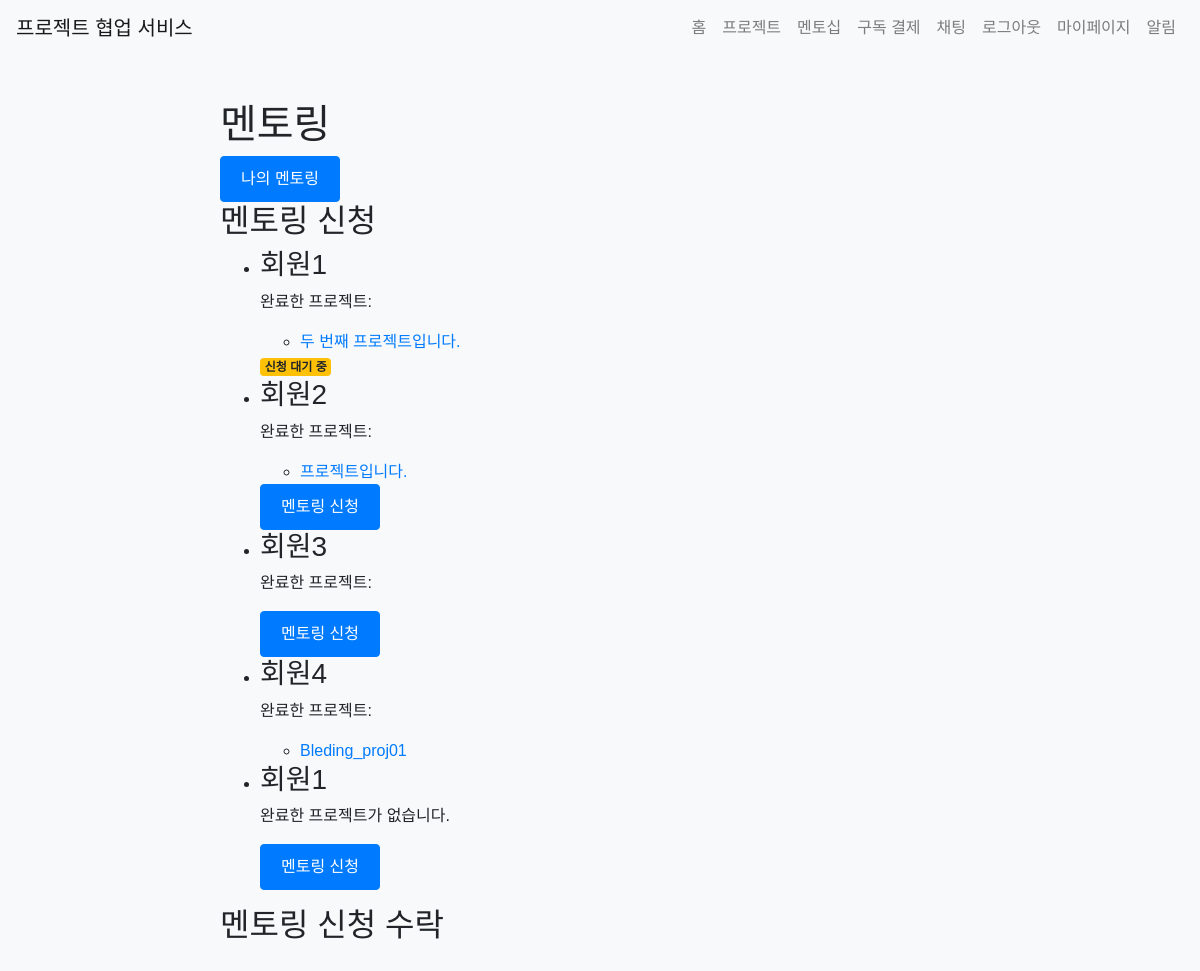
Screenshot of /mentorship/ (signed in) with the database file from the repository.
### app/models.py (models this page shows)
class User(UserMixin, db.Model):
    id = db.Column(db.Integer, primary_key=True)
    name = db.Column(db.String(100), nullable=False)
    email = db.Column(db.String(120), unique=True, nullable=False)
    password = db.Column(db.String(255), nullable=False)
    bio = db.Column(db.Text)
    chat_rooms = db.relationship('ChatRoom', secondary='chat_room_participant', back_populates='participants', overlaps="chat_room_participants", viewonly = True)
    chat_room_participants = db.relationship('ChatRoomParticipant', back_populates='user', overlaps="chat_rooms,participants")
    notifications = db.relationship('Notification', back_populates='user', lazy=True)
    projects = db.relationship('Project', secondary='project_participant', back_populates='participants', overlaps="project_participants")
    subscription = db.relationship('Subscription', back_populates='subscriber', uselist=False)
    created_projects = db.relationship('Project', back_populates='client', lazy=True, foreign_keys='Project.client_id')
    mentees = db.relationship('User',
                              secondary=mentorship_mentor,
                              primaryjoin=(mentorship_mentor.c.mentor_id == id),
                              secondaryjoin=(mentorship_mentor.c.mentee_id == id),
                              backref=db.backref('mentors', lazy='dynamic'),
                              lazy='dynamic')
    pending_mentees = db.relationship('User',
                                    secondary=mentorship_mentee,
                                    primaryjoin=(mentorship_mentee.c.mentor_id == id),
                                    secondaryjoin=(mentorship_mentee.c.mentee_id == id),
                                    backref=db.backref('pending_mentors', lazy='dynamic'),
                                    lazy='dynamic')
    project_participants = db.relationship('ProjectParticipant', back_populates='user', lazy=True, overlaps="projects")

class Project(db.Model):
    id = db.Column(db.Integer, primary_key=True)
    title = db.Column(db.String(100), nullable=False)
    description = db.Column(db.Text, nullable=False)
    start_date = db.Column(db.Date, nullable=False)
    end_date = db.Column(db.Date, nullable=False)
    created_at = db.Column(db.DateTime, default=datetime.utcnow)
    client_id = db.Column(db.Integer, db.ForeignKey('user.id'), nullable=False)
    client = db.relationship('User', back_populates='created_projects')
    completed = db.Column(db.Boolean, default=False)
    participants = db.relationship('User', secondary='project_participant', back_populates='projects', overlaps="project_participants")
    project_participants = db.relationship('ProjectParticipant', back_populates='project', lazy=True, overlaps="participants,projects")
    overview = db.Column(db.Text)
    requirements = db.Column(db.Text)
    flowchart = db.Column(db.Text)
    timeline = db.Column(db.Text)
    github_repo = db.Column(db.String(200))

### app/views/mentorship.py (the view)
@bp.route('/')
@login_required
def index():
    users = User.query.all()
    request_form = RequestMentorshipForm()
    accept_form = AcceptMentorshipForm()
    return render_template('mentorship/index.html', users=users, request_form=request_form, accept_form=accept_form)

### app/forms.py
class RequestMentorshipForm(FlaskForm):
    submit = SubmitField('멘토링 신청')

class AcceptMentorshipForm(FlaskForm):
    submit = SubmitField('멘토링 수락')

### app/__init__.py (called while the page is built)
@login_manager.user_loader
def load_user(user_id):
    if user_id is not None:
        return User.query.get(int(user_id))
    return None

### app/templates/mentorship/index.html (shortened to what this page needs)
{% extends 'base.html' %}
{% block content %}
<h1>멘토링</h1>
<a href="{{ url_for('mentorship.my_mentoring') }}" class="btn btn-primary">나의 멘토링</a>
<h2>멘토링 신청</h2>
<ul>
  {% for user in users %}
    <li>
      <h3>{{ user.name }}</h3>
      {% if user.created_projects %}
        <p>완료한 프로젝트:</p>
        <ul>
          {% for project in user.created_projects|selectattr('completed') %}
            <li>
              <a href="{{ url_for('project.detail', project_id=project.id) }}">{{ project.title }}</a>
            </li>
          {% endfor %}
        </ul>
      {% else %}
        <p>완료한 프로젝트가 없습니다.</p>
      {% endif %}
      {% if user != current_user %}
        {% if user in current_user.mentors %}
          <span class="badge bg-secondary">멘토링 중</span>
        {% elif user not in current_user.pending_mentors %}
          <form action="{{ url_for('mentorship.request_mentorship', mentor_id=user.id) }}" method="post">
            {{ request_form.submit(class="btn btn-primary") }}
          </form>
        {% else %}
          <span class="badge bg-warning">신청 대기 중</span>
        {% endif %}
      {% endif %}
    </li>
  {% endfor %}
</ul>
<h2>멘토링 신청 수락</h2>
{% endblock %}

### app/static/css/style.css (style rules this page uses)
.btn-primary { background-color: #007bff; border-color: #007bff; }
body { font-family: Arial, sans-serif; background-color: #f8f9fa; margin: 0; padding: 0; }
.btn { display: inline-block; padding: 10px 20px; background-color: #007bff; color: #fff; text-decoration: none; border-radius: 4px; cursor: pointer; }
.btn-primary { background-color: #007bff; }

### rows the page displays
User: name "회원1", shows "신청 대기 중"
Project: title "두 번째 프로젝트입니다."
User: name "회원2"
Project: title "프로젝트입니다."
User: name "회원3", shows "완료한 프로젝트:"
User: name "회원4"
Project: title "Bleding_proj01"
User: name "회원1", shows "완료한 프로젝트가 없습니다."
